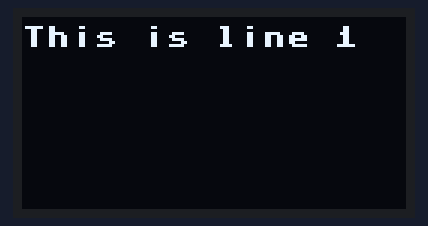
Simulated run of this program. Board: ESP32 board running MicroPython. Shown: 128×64 one-colour display. At 21.7 s the program stops and its outputs stay as they are.

Above: at 0.2 s.
At 2.66 s:
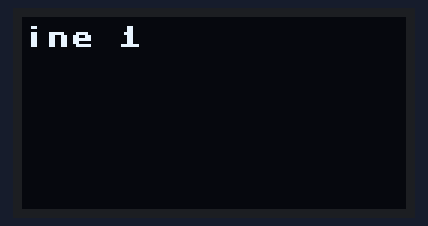
At 5.15 s:
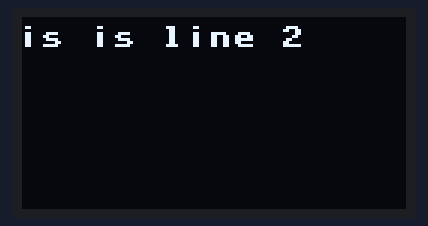
At 10.4 s:
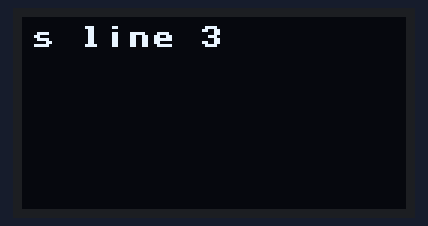
At 15.35 s:
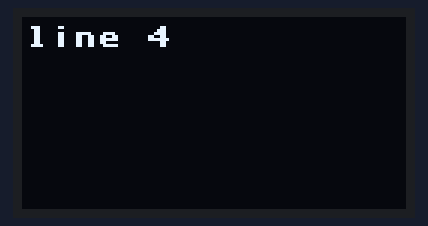
At 20.6 s:
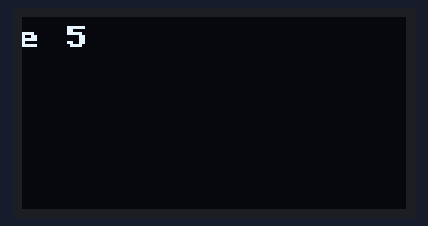

The program:

multiline_scroll_3.py
```python
from machine import Pin, I2C
import ssd1306
import time

# Function to scroll text
def scroll_text(display, text):
    for i in range(len(text) * 8):
        display.fill(0)
        display.text(text, -i, 3, 1)
        display.show()
        time.sleep(0.01)

# Initialize I2C and SSD1306 display
i2c = I2C(sda=Pin(21), scl=Pin(22))
display = ssd1306.SSD1306_I2C(128, 64, i2c)

# Multiple lines of text
lines = [
    "This is line 1",
    "This is line 2",
    "This is line 3",
    "This is line 4",
    "This is line 5"
]

# Display and scroll each line
for line in lines:
    scroll_text(display, line)
    time.sleep(0.5)  # Pause between lines

# Clear the display
display.fill(0)
display.show()
```
